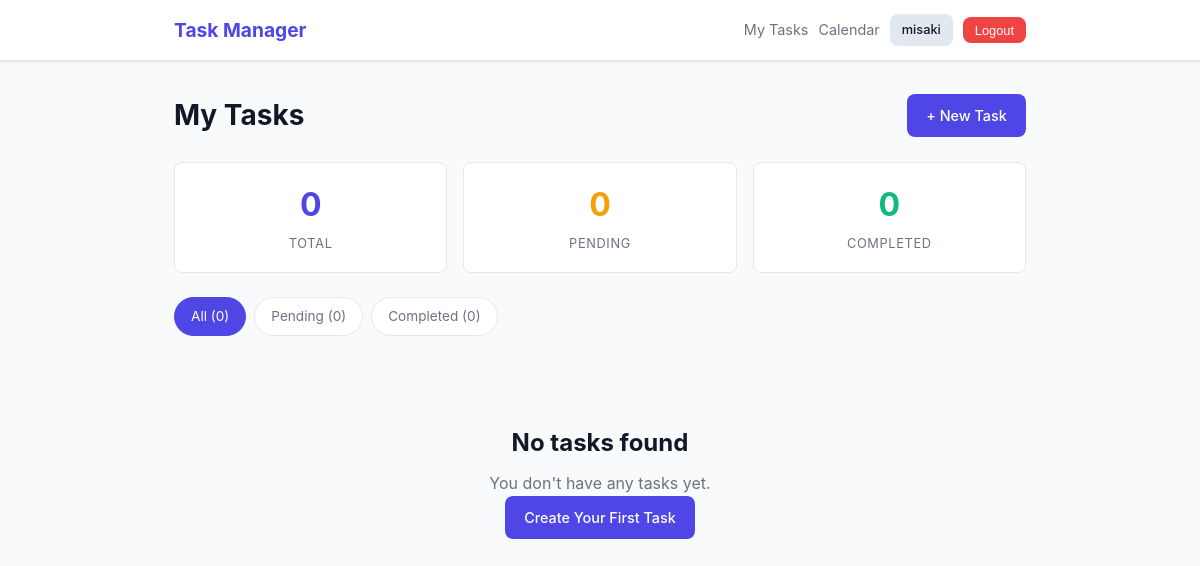
The page /tasks/ (signed in) on the database as committed earlier.
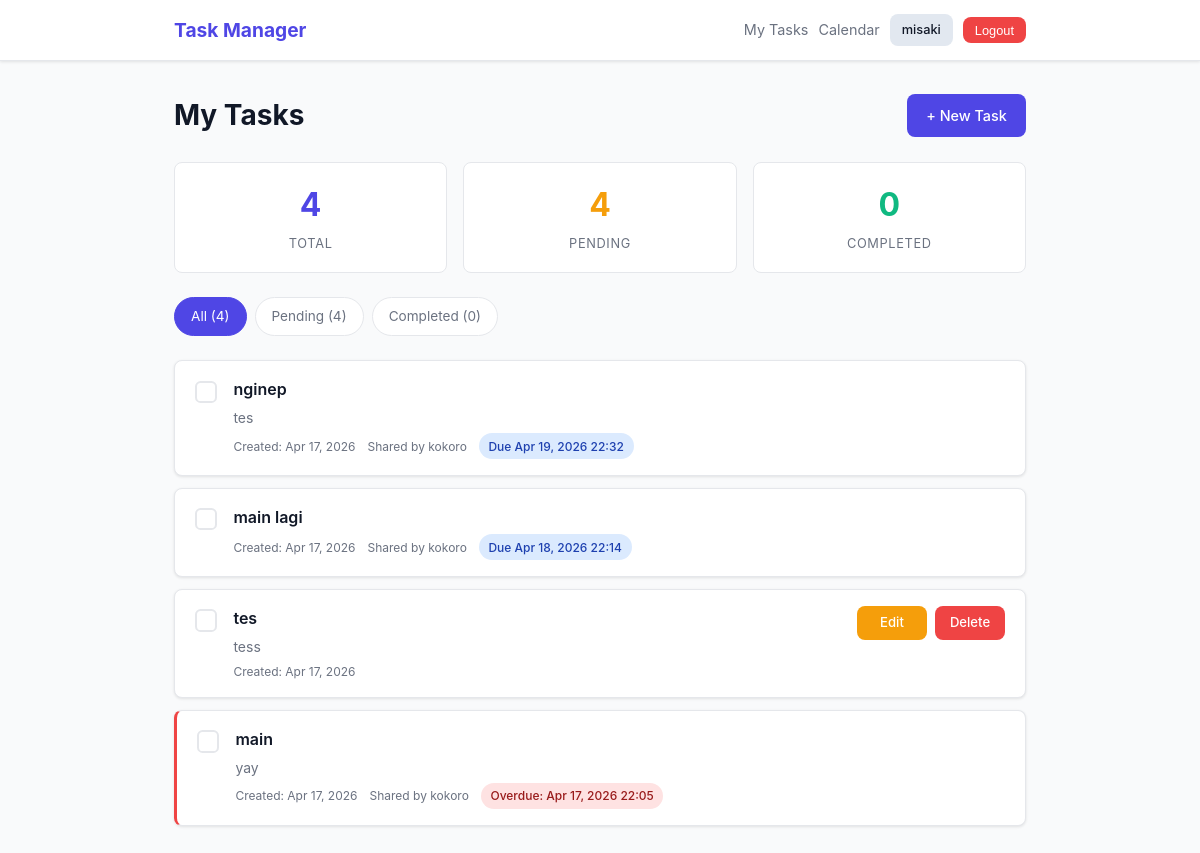
The same page on the database as committed later.
### tasks/models.py (models this page shows, shortened)
class Task(models.Model):
    user = models.ForeignKey(User, on_delete=models.CASCADE, related_name='tasks')
    title = models.CharField(max_length=200)
    description = models.TextField(blank=True)
    completed = models.BooleanField(default=False)
    deadline = models.DateTimeField(null=True, blank=True)
    created_at = models.DateTimeField(auto_now_add=True)
    updated_at = models.DateTimeField(auto_now=True)
    shared_with = models.ManyToManyField(
        User,
        through='SharedTask',
        related_name='shared_tasks',
        blank=True,
    )
    class Meta:
        ordering = ['-created_at']
    @property
    def is_overdue(self):
        if self.deadline and not self.completed:
            return timezone.now() > self.deadline
        return False

### tasks/views.py (the view)
# urls.py: path('tasks/', views.task_list_view, name='task_list'),
@login_required
def task_list_view(request):
    all_own_tasks = Task.objects.filter(user=request.user)
    all_shared_tasks = Task.objects.filter(shared_with=request.user)
    total_count = all_own_tasks.count() + all_shared_tasks.count()
    completed_count = all_own_tasks.filter(completed=True).count() + all_shared_tasks.filter(completed=True).count()
    pending_count = total_count - completed_count
    own_tasks = all_own_tasks
    shared_tasks = all_shared_tasks
    filter_param = request.GET.get('filter', 'all')
    if filter_param == 'completed':
        own_tasks = own_tasks.filter(completed=True)
        shared_tasks = shared_tasks.filter(completed=True)
    elif filter_param == 'pending':
        own_tasks = own_tasks.filter(completed=False)
        shared_tasks = shared_tasks.filter(completed=False)
    tasks = (own_tasks | shared_tasks).distinct().order_by('-created_at')
    context = {
        'tasks': tasks,
        'filter': filter_param,
        'total_count': total_count,
        'completed_count': completed_count,
        'pending_count': pending_count,
    }
    return render(request, 'tasks/task_list.html', context)

### tasks/templates/tasks/task_list.html (shortened to what the changed rows need)
{% extends 'base.html' %}
{% block content %}
<div class="page-header">
    <h1>My Tasks</h1>
</div>
<div class="stats-bar">
    <div class="stat-item">
        <span class="stat-number">{{ total_count }}</span>
        <span class="stat-label">Total</span>
    </div>
    <div class="stat-item">
        <span class="stat-number stat-pending">{{ pending_count }}</span>
        <span class="stat-label">Pending</span>
    </div>
</div>
<div class="filter-tabs">
    <a href="{% url 'task_list' %}?filter=all"
       class="filter-tab {% if filter == 'all' %}active{% endif %}">All ({{ total_count }})</a>
    <a href="{% url 'task_list' %}?filter=pending"
       class="filter-tab {% if filter == 'pending' %}active{% endif %}">Pending ({{ pending_count }})</a>
    <a href="{% url 'task_list' %}?filter=completed"
       class="filter-tab {% if filter == 'completed' %}active{% endif %}">Completed ({{ completed_count }})</a>
</div>
{% if tasks %}
    <div class="task-list">
        {% for task in tasks %}
            <div id="task-{{ task.pk }}" class="task-card {% if task.completed %}task-completed{% endif %} {% if task.is_overdue %}task-overdue{% endif %}">
                <div class="task-checkbox">
                    <form method="post" action="{% url 'task_toggle' task.pk %}" style="display:inline;">
                        <button type="submit" class="checkbox-btn {% if task.completed %}checkbox-checked{% endif %}" aria-label="Toggle task completion"></button>
                    </form>
                </div>
                <div class="task-content">
                    <h3 class="task-title {% if task.completed %}strikethrough{% endif %}">
                        {{ task.title }}
                    </h3>
                    {% if task.description %}
                        <p class="task-description">{{ task.description }}</p>
                    {% endif %}
                    <div class="task-meta-row">
                        <small class="task-meta">Created: {{ task.created_at|date:"M d, Y" }}</small>
                        {% if task.user != request.user %}
                            <span class="task-meta">Shared by {{ task.user.username }}</span>
                        {% endif %}
                        {% if task.deadline %}
                            {% if task.completed %}
                                <span class="deadline-badge deadline-done">
                                    Done: due {{ task.deadline|date:"M d, Y H:i" }}
                                </span>
                            {% elif task.is_overdue %}
                                <span class="deadline-badge deadline-overdue">
                                    Overdue: {{ task.deadline|date:"M d, Y H:i" }}
                                </span>
                            {% else %}
                                <span class="deadline-badge deadline-upcoming">
                                    Due {{ task.deadline|date:"M d, Y H:i" }}
                                </span>
                            {% endif %}
                        {% endif %}
                    </div>
                </div>
                <div class="task-actions">
                    {% if task.user == request.user %}
                        <a href="{% url 'task_update' task.pk %}" class="btn btn-warning btn-sm">Edit</a>
                        <a href="{% url 'task_delete' task.pk %}" class="btn btn-danger btn-sm">Delete</a>
                    {% endif %}
                </div>
            </div>
        {% endfor %}
    </div>
{% else %}
    <div class="empty-state">
        <h2>No tasks found</h2>
        {% if filter != 'all' %}
            <p>No {{ filter }} tasks. <a href="{% url 'task_list' %}">View all tasks</a></p>
        {% else %}
            <p>You don't have any tasks yet.</p>
            <a href="{% url 'task_create' %}" class="btn btn-primary">Create Your First Task</a>
        {% endif %}
    </div>
{% endif %}
{% endblock %}

Rows that differ between the two databases and show on the page:
added Task: completed False (drawn), title "nginep", description "tes", created_at "Apr 17, 2026", user.username "kokoro", deadline "Apr 19, 2026 22:32"
added Task: completed False (drawn), title "main lagi", created_at "Apr 17, 2026", user.username "kokoro", deadline "Apr 18, 2026 22:14"
added Task: completed False (drawn), title "tes", description "tess", created_at "Apr 17, 2026", shows "Edit"
added Task: completed False (drawn), title "main", description "yay", created_at "Apr 17, 2026", user.username "kokoro", deadline "Apr 17, 2026 22:05"
Other text that changed with them:
{{ total_count }}: "0" → "4"
{{ pending_count }}: "0" → "4"
text no longer shown: "No tasks found You don't have any tasks yet. Create Your First Task"
